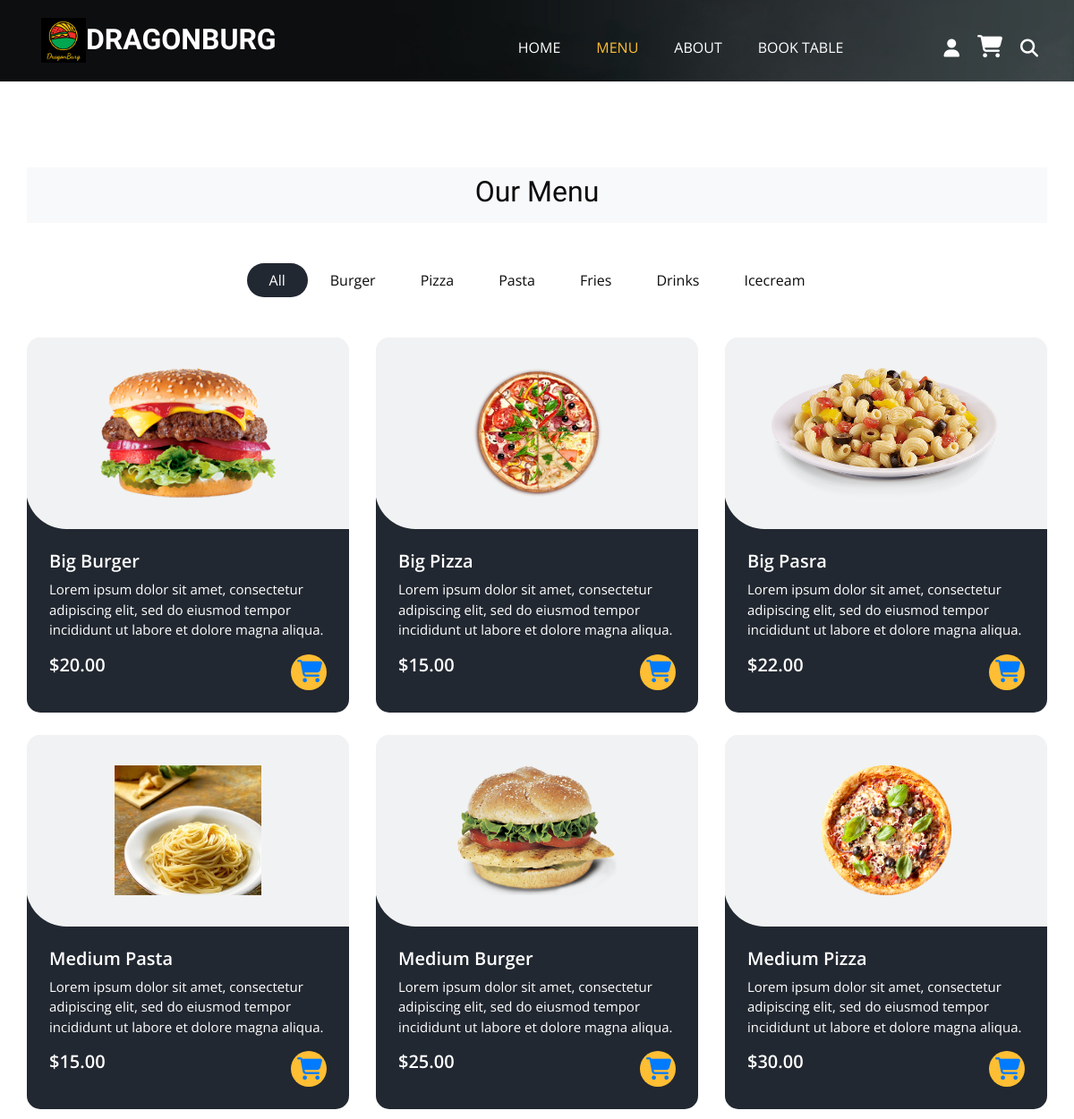
The app's page /menu/ (upper part), older data.
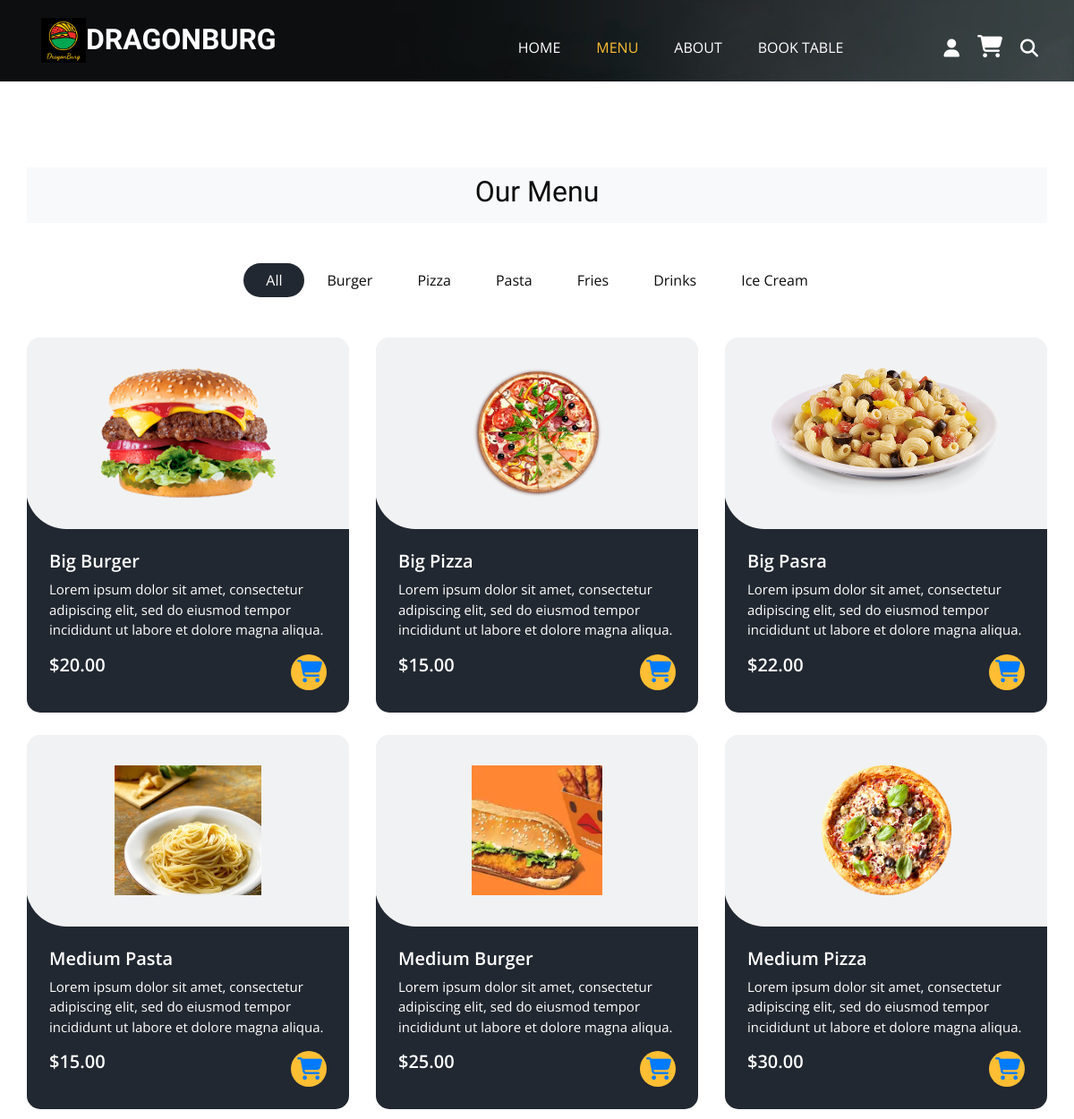
The same page, newer data.
### menu_items/models.py (models this page shows, shortened)
class Type(models.Model):
    type_name = models.CharField(max_length=200)
    type_desciption = models.TextField(blank=True)

class Item(models.Model):
    type = models.ForeignKey(Type, on_delete=models.DO_NOTHING)
    item_name = models.CharField(max_length=200)
    item_desciption = models.TextField(blank=True)
    item_photo = models.ImageField(upload_to='photos/%Y/%m/%d', blank=True)
    price = models.DecimalField(max_digits=10, decimal_places=2)
    is_displayed = models.BooleanField(default=False)

### pages/views.py (the view)
# urls.py: path('menu/',views.menu, name='menu'),
def menu(request):
    types, items = generate_data()
    context = {
        'types': types,
        'items': items,
    }
    return render(request, 'pages/menu.html', context)

### pages/views.py (called while the page is built)
def generate_data():
    types = Type.objects.all()
    items = Item.objects.filter(is_displayed=True).all()
    for type in types:
        lowercase = type.type_name
        lowercase = lowercase.lower()
        setattr(type, 'lowercase', lowercase)
    for item in items:
        lowercase = item.type.type_name
        lowercase = lowercase.lower()
        setattr(item, 'lowercase', lowercase)
    return types,items

### templates/pages/menu.html
{% extends 'base.html' %}
{% load static %}
{%  block content  %}
  </div>
  <br><br><br><br>
  {% include 'partials/_food.html' %}
{% endblock %}

### templates/partials/_food.html (shortened to what this page needs)
{% load static %}
<section class="food_section layout_padding-bottom">
    <div class="container">
        <nav class="navbar justify-content-center navbar-expand-sm sticky-top navbar-light bg-light">
        <div style="text-align: center;">
          <h2>Our Menu</h2>
        </div>
      </nav>
      <ul class="filters_menu">
        <li class="active" data-filter="*">All</li>
        {%  for type in types  %}
        <li data-filter=".{{ type.lowercase }}">{{ type.type_name }}</li>
        {% endfor %}
      </ul>
      <div class="filters-content">
        <div class="row grid">
            {% for item in items  %}
          <div class="col-sm-6 col-lg-4 all {{ item.lowercase }}">
            <div class="box">
              <div>
                <div class="img-box">
                  <img src="{{ item.item_photo.url }}" alt="">
                </div>
                <div class="detail-box">
                  <h5>
                    {{ item.item_name }}
                  </h5>
                  <p>
                    {{  item.item_desciption  }}
                  </p>
                  <div class="options">
                    <h5>
                      ${{ item.price }}
                    </h5>
                    {% if user.is_authenticated  %}
                    <form id="myForm{{item.id}}" action="{% url 'cart' %}" method="POST">
                      {% csrf_token %}
                      <input name="itemID" value={{ item.id }} hidden>
                      <input name="itemName" value="{{ item.item_name }}" hidden>
                      <input name="itemPrice" value="{{ item.price }}" hidden>
                      <input type ="number" name="orderQty" min="1" max="10" style="width:50px; position:relative; right:80px; top:35px; padding:0px; " >
                      <a href="#" onclick="document.getElementById('myForm{{item.id}}').submit();">
                      <i class="fa" style="position:relative; top: 3px; font-size:26px;" >&#xf07a;</i><span class='badge badge-danger' style="position:relative; top: -15px;" d='lblCartCount'></span>
                      </a>
                    </form>
                    {% else %}
                    <a href="{%  url 'login' %}">
                      <i class="fa" style="font-size:25px; position:relative; right: -1px">&#xf07a;</i>
                    </a>
                    {% endif %}
                  </div>
                </div>
              </div>
            </div>
          </div>
            {% endfor %}
        </div>
      </div>
    </div>
  </section>

Row changes from the older to the newer data that the page shows:
changed Type: type_name "Icecream" → "Ice Cream"
changed Item "Medium Burger": item_photo: a different picture
